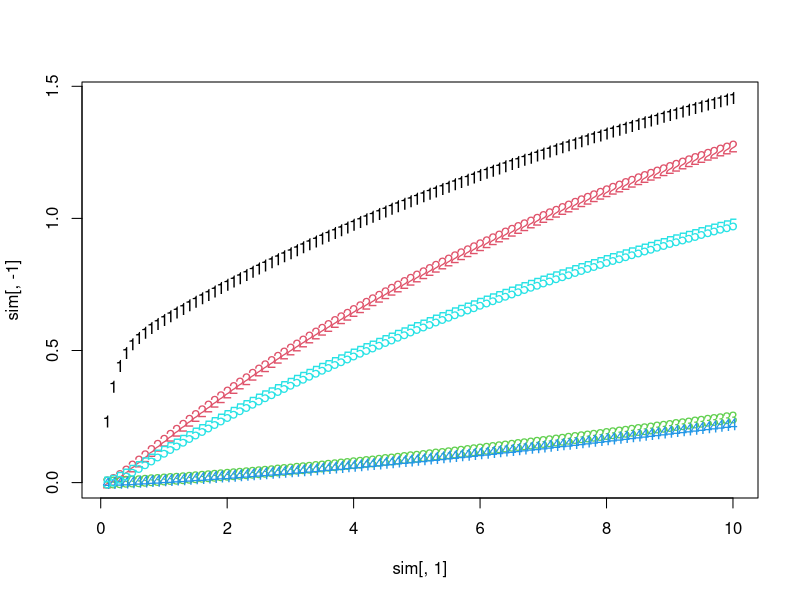

The R source for this figure:
#' Standard temperature and pressure correction factor
#'
#' @param std_temperature `numeric`, standard temperature value in Kelvin,
#' default: 273.2 K (== 0 °C)
#' @param tissue_temperature `numeric`, tissue temperature value in Kelvin,
#' default: 310.2 (== 37 °C)
#' @param std_pressure `numeric`, standard_pressure in atm, default: 1 atm
#' (== 101.325 kPa)
#' @return `numeric`, correction factor for temperature/pressure condition
#' @examples
#' # BTPS (body temperature, pressure saturated (ignored))
#' #stp_factor()
#' # STPD (standard temperature, pressure, dry)
#' #stp_factor(tissue_temperature = 273.2)
stp_factor <- function(std_temperature = 273.2, tissue_temperature = 310.2,
                       std_pressure = 1) {
    std_temperature / (std_pressure * tissue_temperature)
}

#' Conductance
#'
#' Conductance is defined as ability of the fluid to deliver anaesthetic agents
#' across a partial pressure gradient.
#'
#' @param flow `numeric`, blood/air flow in l/min.
#' @param partition_coefficient `numeric`, blood:gas or tissue:gas
#' partition coefficient
#' @param tp_factor `numeric`, temperature/pressure factor
#' @return `numeric`, conductance of the tissue in l/(min*atm)
#'
#' @details
#' From Cowles et al.:
#' "In the case of blood perfusing a tissue,
#' the conductance is equal to the rate of blood flow
#' multiplied by the blood:gas partition coefficient and the factor, T0/P0Ti.
#' In the case of the alveolar gas ventilating the lungs,
#' the conductance is the rate of alveolar ventilation
#' multiplied by the factor, T0/P0Ti.
#' The gas:gas partition coefficient is equal to 1.0, by definition."
#
#' @references
#' Eqn. 6 in
#' Cowles, A. L., Borgstedt, H. H., & Gillies, A. J. (1973).
#' A simplified digital method for predicting anesthetic uptake and distribution.
#' Computers in Biology and Medicine, 3(4), 385-395.
#' \doi{10.1016/0010-4825(73)90004-8}
conductance <- function(flow, partition_coefficient, tp_factor = stp_factor()) {
    unname(flow * partition_coefficient) * tp_factor
}

#' Capacitance
#'
#' Capacitance is defined as ability of a tissue to hold anaesthetic agents
#' ant any given partial pressure.
#'
#' @param tissue_volume `numeric`, tissue volume in l.
#' @param tissue_coefficient `numeric`, tissue:gas partition coefficient
#' @param blood_volume `numeric`, tissue volume in l.
#' @param blood_coefficient `numeric`, blood:gas partition coefficient
#' @param tp_factor `numeric`, temperature/pressure factor
#' @return `numeric`, conductance of the tissue in l/(min*atm)
#'
#' @details
#' From Cowles et al.:
#' "KETY(14) has shown that most tissues are so finely perfused that they
#' can be considered to be in equilibrium with their venous blood.
#' Therefore the venous blood contained within a tissue compartment must be
#' considered to be a part of that tissue compartment.
#'
#' @references
#' Eqn. 14 in
#' Cowles, A. L., Borgstedt, H. H., & Gillies, A. J. (1973).
#' A simplified digital method for predicting anesthetic uptake and distribution.
#' Computers in Biology and Medicine, 3(4), 385-395.
#' \doi{10.1016/0010-4825(73)90004-8}
capacitance <- function(tissue_volume, tissue_coefficient,
                        blood_volume, blood_coefficient,
                        tp_factor = stp_factor()) {
    unname(
        tissue_volume * tissue_coefficient +
        blood_volume * blood_coefficient
    ) * tp_factor
}

#' Lung capacitance
#'
#' Capacitance is defined as ability of a tissue to hold anaesthetic agents
#' ant any given partial pressure.
#'
#' @param tissue_volume `numeric`, tissue volume in l.
#' @param tissue_coefficient `numeric`, tissue:gas partition coefficient
#' @param blood_volume `numeric`, tissue volume in l.
#' @param blood_coefficient `numeric`, blood:gas partition coefficient
#' @param tp_factor `numeric`, temperature/pressure factor
#' @return `numeric`, conductance of the tissue in l/(min*atm)
#'
#' @details
#' From Cowles et al.:
#' Alveolar air, lung tissue and arterial blood are also in equilibrium.
#'
#' @references
#' Eqn. 15 in
#' Cowles, A. L., Borgstedt, H. H., & Gillies, A. J. (1973).
#' A simplified digital method for predicting anesthetic uptake and distribution.
#' Computers in Biology and Medicine, 3(4), 385-395.
#' \doi{10.1016/0010-4825(73)90004-8}
lung_capacitance <- function(air_volume,
                             tissue_volume, tissue_coefficient,
                             blood_volume, blood_coefficient,
                             tp_factor = stp_factor()) {
    unname(
        air_volume + tissue_volume * tissue_coefficient +
        blood_volume * blood_coefficient
    ) * tp_factor
}

#' Partition coefficients
#'
#' Partition coefficients for commonly used volatile anaesthetics.
#'
#' @param anaesthetic `character(1)`, anaesthetic
#' @return a named `numeric` with tissue partition coefficients for
#' *lung*, *vrg* (vessel rich group, visceral: brain, heart, kidney, ...),
#' *mus* (muscle, lean tissue: muscle, skin, subcutaneous tissue, ...),
#' and *fat* (fat, fatty tissue: yellow marrow, fat) for the given anaesthetic.
#'
#' @references
#' Table 2 in
#' Cowles, A. L., Borgstedt, H. H., & Gillies, A. J. (1973).
#' A simplified digital method for predicting anesthetic uptake and distribution.
#' Computers in Biology and Medicine, 3(4), 385-395.
#' \doi{10.1016/0010-4825(73)90004-8}
#'
#' @examples
#' tissue_coefficients("nitrous oxide")
tissue_coefficients <- function(anaesthetic = c(
                                    "nitrous-oxide",
                                    "diethyl-ether"
                                )) {
    switch(
        match.arg(anaesthetic),
        "nitrous-oxide" = c(lung = 0.463, vrg = 0.463, mus = 0.463, fat = 1.03),
        "diethyl-ether" = c(lung = 12.1, vrg = 12.1, mus = 12.1, fat = 44.1)
    )
}

#' Cardiac output
#'
#' Partial blood flow of common compartments.
#'
#' @param total `numeric`, total cardiac output in l/min.
#' @param prop_lung `numeric`, proportion of cardiac output to the lung, should
#' be 1.00 in general.
#' @param prop_vrg `numeric`, proportion of cardiac output to the vessel rich
#' compartment.
#' @param prop_mus `numeric`, proportion of cardiac output to the musle
#' compartment.
#' @param prop_fat `numeric`, proportion of cardiac output to the fat
#' compartment.
#'
#' @return a named `numeric` with blood flow values (in l/min) for
#' *lung*, *vrg* (vessel rich group, visceral: brain, heart, kidney, ...),
#' *mus* (muscle, lean tissue: muscle, skin, subcutaneous tissue, ...),
#' and *fat* (fat, fatty tissue: yellow marrow, fat) for the given anaesthetic.
#'
#' @references
#' Table 3 in
#' Cowles, A. L., Borgstedt, H. H., & Gillies, A. J. (1973).
#' A simplified digital method for predicting anesthetic uptake and distribution.
#' Computers in Biology and Medicine, 3(4), 385-395.
#' \doi{10.1016/0010-4825(73)90004-8}
cardiac_output <- function(total = 6.3,
                           prop_lung = 1.0, prop_vrg = 0.798, prop_mus = 0.157,
                           prop_fat = 0.044) {
    if (prop_vrg + prop_mus + prop_fat > 1)
        stop(
            "Sum of proportions of vrg, mus and fat ",
            "should not be larger than 1.0."
        )

    c(
        lung = prop_lung * total,
        vrg = prop_vrg * total, mus = prop_mus * total, fat = prop_fat * total
    )
}

#' Volumes
#'
#' @references
#' Table 3 in
#' Cowles, A. L., Borgstedt, H. H., & Gillies, A. J. (1973).
#' A simplified digital method for predicting anesthetic uptake and distribution.
#' Computers in Biology and Medicine, 3(4), 385-395.
#' \doi{10.1016/0010-4825(73)90004-8}
tissue_volume <- c(
    "lung_air" = 2.68, "lung_tissue" = 1.0,
    vrg = 8.83, mus = 36.25, fat = 11.5
)
blood_volume <- c(lung = 1.4, vrg = 3.2, mus = 0.63, fat = 0.18)

#' Simulate anaesthetic uptake
#'
#' @param pinsp `numeric(1)`, inspiratory partial pressure of the anaesthetic.
#' @param delta_time `numeric(1)`, time difference between each calculation step.
#' @param total_time `numeric(1)`, total time to simulate.
#' @param conductances `numeric(4)`, conductances.
#' @param capacitances `numeric(4)`, capacitances.
#' @return `matrix`, with partial pressures for each simulation step.
#'
#' @references
#' Figure 1 in
#' Cowles, A. L., Borgstedt, H. H., & Gillies, A. J. (1973).
#' A simplified digital method for predicting anesthetic uptake and distribution.
#' Computers in Biology and Medicine, 3(4), 385-395.
#' \doi{10.1016/0010-4825(73)90004-8}
sim_anaesthetic_uptake <- function(pinsp,
                                   delta_time = 0.1, total_time = 10,
                                   conductances, capacitances) {
    n <- ceiling(total_time / delta_time)

    partial_pressures <- c(lung = 0, vrg = 0, mus = 0, fat = 0)
    results <- matrix(
        NA_real_, nrow = n, ncol = length(partial_pressures) + 2,
        dimnames = list(c(), c("time", names(partial_pressures), "pcv"))
    )

    for (i in seq_len(n)) {
        dvdtpt <- (pinsp - partial_pressures["lung"]) * conductances["lung"]
        dvdt <- c(
            dvdt1 = 0,
            dvdt2 = (partial_pressures["lung"] - partial_pressures["vrg"]) *
                conductances["vrg"],
            dvdt3 = (partial_pressures["lung"] - partial_pressures["mus"]) *
                conductances["mus"],
            dvdt4 = (partial_pressures["lung"] - partial_pressures["fat"]) *
                conductances["fat"]
        )
        dvdt["dvdt1"] <- dvdtpt - sum(dvdt)
        partial_pressures <-
            partial_pressures + dvdt * delta_time / capacitances
        pcv <- sum(
            partial_pressures[c("vrg", "mus", "fat")] *
                conductances[c("vrg", "mus", "fat")]
        ) / sum(conductances[c("vrg", "mus", "fat")])
        results[i,] <- c(i * delta_time, partial_pressures, pcv)
    }
    results
}



#' Test case with diethyl ether as in Cowles 1973, Table 4
#' set total to 6.3 * 0.5 to simulate reduced cardiac output (row 3 in Table 4)
blood_flow <- cardiac_output(total = 6.3)
part_coefs <- tissue_coefficients("diethyl-ether")

#' Conductances
conductances <- c(
    ## do we have to use the alveolar ventilation here? 4.0 l/min?
    ## and a gas:gas partition coefficient of 1.0?
    lung = conductance(flow = 4.0, partition_coefficient = 1.0),
    vrg = conductance(blood_flow["vrg"], part_coefs["vrg"]),
    mus = conductance(blood_flow["mus"], part_coefs["mus"]),
    fat = conductance(blood_flow["fat"], part_coefs["fat"])
)

#' Capacitances
capacitances <- c(
    lung = lung_capacitance(
        tissue_volume["lung_air"],
        ## is gas:tissue 1 here?
        tissue_volume["lung_tissue"], tissue_coefficient = 1,
        ## blood volume and blood:gas part_coefs
        blood_volume["lung"], part_coefs["lung"]
    ),
    vrg = capacitance(
        tissue_volume["vrg"], part_coefs["vrg"],
        blood_volume["vrg"], part_coefs["lung"]
    ),
    mus = capacitance(
        tissue_volume["mus"], part_coefs["mus"],
        blood_volume["mus"], part_coefs["lung"]
    ),
    fat = capacitance(
        tissue_volume["fat"], part_coefs["fat"],
        blood_volume["fat"], part_coefs["lung"]
    )
)

sim <- sim_anaesthetic_uptake(
    pinsp = 12, delta_time = 0.1, total_time = 10,
    conductances = conductances, capacitances = capacitances
)

matplot(sim[, 1], sim[, -1])
